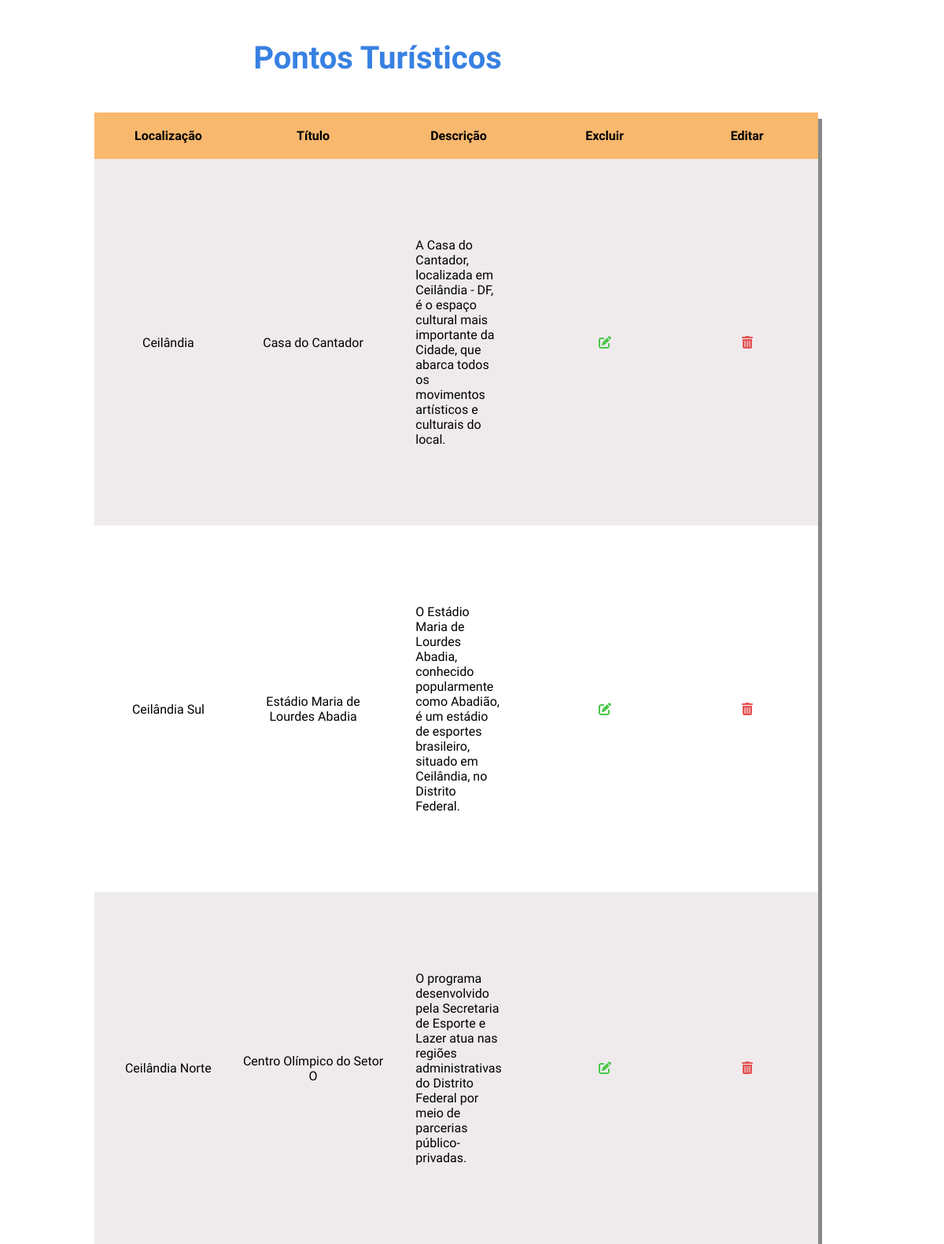
Page /VIEW/listarPonto.php on the committed database.
### tables this page shows
CREATE TABLE IF NOT EXISTS `tb_eventos` (
  `ID` INT NOT NULL AUTO_INCREMENT,
  `LOCAL` VARCHAR(45) NOT NULL,
  `TITULO` VARCHAR(45) NOT NULL,
  `DESCRICAO` VARCHAR(550) NOT NULL,
  `DATA_INICIO` datetime DEFAULT NULL,
  `DATA_TERMINO` datetime DEFAULT NULL,
  `CAPACIDADE` VARCHAR(45) NOT NULL DEFAULT '1',
  `FOTO` VARCHAR(60) DEFAULT NULL,
  `ATIVO` TINYINT NOT NULL DEFAULT 0,
  PRIMARY KEY (`ID`));

### DAO/conexao/Conexao.php (called while the page is built)
<?php
abstract class Conexao {
    private static $instance;
    public static function getInstance() {
        try {
            if ( !isset( self::$instance ) ) {
                self::$instance = new PDO( 'mysql:host=127.0.0.1;dbname=turismo', 'root', '' );
                self::$instance->setAttribute( PDO::ATTR_ERRMODE, PDO::ERRMODE_EXCEPTION );
            }
            return self::$instance;
        } catch ( PDOException $e ) {
            echo $e->getMessage();
        }
    }
}

### DAO/PontoDAO.php (called while the page is built, shortened)
<?php
require_once 'conexao/Conexao.php';
class PontoDAO {
    private $pdo;
    public function __construct() {
        $this->pdo = Conexao::getInstance();
    }
    public function findAll() {
        try {
            $sql = "SELECT * FROM tb_eventos";
            $stmt = $this->pdo->prepare( $sql );
            $stmt->execute();
            $pontos = $stmt->fetchAll( PDO::FETCH_ASSOC );
            return $pontos;
        } catch ( PDOException $e ) {
            echo "Erro ao listar os pontos turísticos: ", $e->getMessage();
        }
    }
}

### VIEW/listarPonto.php (the view, shortened to what this page needs)
<!DOCTYPE html>
<html lang="PT_br">
<head>
    <link rel="stylesheet" href="../LIB/fontawesome-free-6.1.1-web/css/all.min.css">
    <link rel="stylesheet" href="../CSS/style-admin.css">
</head>
<body>
  <?php
  require_once '../DAO/PontoDAO.php';
  $pontoDAO = new PontoDAO();
  $pontos = $pontoDAO->findAll();
  echo "<div class='container-table'>";
  echo "<h1><b>Pontos Turísticos</b></h1>";
  echo "<table>";
  echo "  <tr>";
  echo "      <th>Localização</th>";
  echo "      <th>Título</th>";
  echo "      <th>Descrição</th>";
  echo "      <th>Excluir</th>";
  echo "      <th>Editar</th>";
  echo "  </tr>";
  foreach ($pontos as $ponto) {
    echo "<tr>";
    echo "  <td class='normal'> {$ponto["LOCAL"]}</td>";
    echo "  <td class='normal'> {$ponto["TITULO"]}</td>";
    echo "  <td class='description'> {$ponto["DESCRICAO"]} </td>";
    echo "  <td class='normal' align='center'><a href='alterarPonto.php?id={$ponto["ID"]}'><i class='icon fa-solid fa-pen-to-square'></a></i></td>";
    echo "  <td class='normal' align='center'><a href='../controller/excluirPontoController.php?id={$ponto["ID"]}'><i class='delete fa-solid fa-trash-can'></a></i></td>";
    echo "</tr>";
  }
  echo "</table>";
  echo "</div>"
  ?>
</body>
</html>

### CSS/style-admin.css (style rules this page uses)
* { margin: 0; padding: 0; box-sizing: border-box; font-family: 'Raleway', sans-serif; }
.container-list, .container-table { padding: 20px; justify-content: center; width: 80%; transition: all 0.5s ease; height: 60%; position: absolute; }
.container-table table { margin: auto; margin-top: 5%; color: #000; width: 100%; height: 100%; background-color: #EFF0F4; text-align: center; border-collapse: collapse; box-shadow: 5px 8px #888888; margin-left: 100px; }
.container-table h1 { text-align: center; color: #3781e2; font-size: 40px; margin: 30px; }
.container-table th { background-color: #F8B86E;; color: #000000; padding: 20px; }
.container-table tr { background-color: #fff; }
.container-table tr:nth-child(even) { background-color: #eea29012; }
.description { text-align: start; padding: 100px 40px 100px 40px; }
.normal { width: 200px; }
.icon { color: #49c749; }
.delete { color: #e45353; }

### rows in the picture
tb_eventos: LOCAL "Ceilândia", TITULO "Casa do Cantador", DESCRICAO "A Casa do Cantador, localizada em Ceilândia - DF, é o espaço cultural mais importante da Cidade, que abarca todos os movimentos artísticos e culturais do local."
tb_eventos: LOCAL "Ceilândia Sul", TITULO "Estádio Maria de Lourdes Abadia", DESCRICAO "O Estádio Maria de Lourdes Abadia, conhecido popularmente como Abadião, é um estádio de esportes brasileiro, situado em Ceilândia, no Distrito Federal."
tb_eventos: LOCAL "Ceilândia Norte", TITULO "Centro Olímpico do Setor O", DESCRICAO "O programa desenvolvido pela Secretaria de Esporte e Lazer atua nas regiões administrativas do Distrito Federal por meio de parcerias público-privadas."
